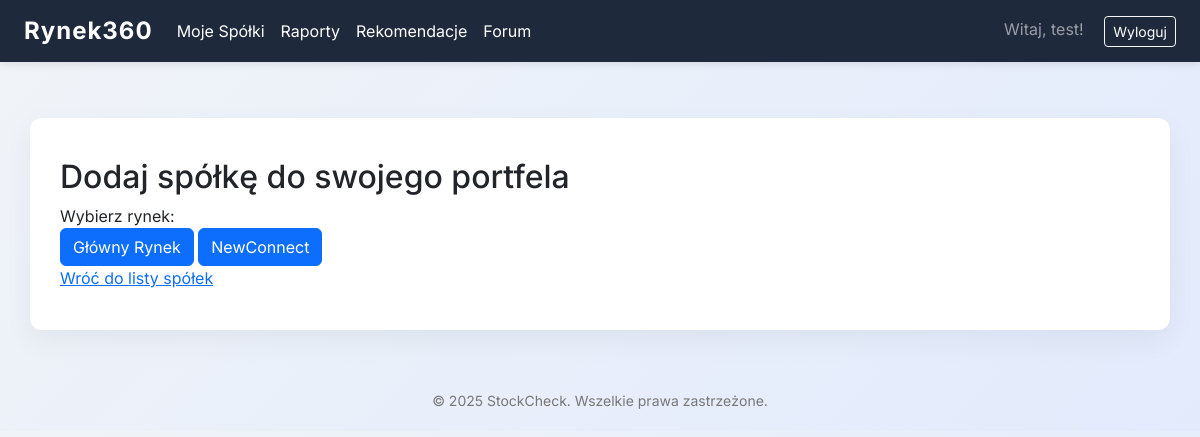
Screenshot of /add_company (signed in) with the database file from the repository.
### myproject/models.py (models this page shows, shortened)
class User(UserMixin, db.Model):
    __tablename__ = 'users'
    id = db.Column(db.Integer, primary_key=True)
    email = db.Column(db.String(64), unique=True, index=True)
    username = db.Column(db.String(64), unique=True, index=True)
    password_hash = db.Column(db.String(128))
    role = db.Column(db.String(20), default="user")  # "user" lub "admin"
    companies = db.relationship('UserCompany', backref='owner', lazy=True)

class Company(db.Model):
    id = db.Column(db.Integer, primary_key=True)
    ticker = db.Column(db.String(10), unique=True, nullable=False)
    name = db.Column(db.String(100), nullable=False)
    industry_id = db.Column(db.Integer, db.ForeignKey('industry.id'))
    market = db.Column(db.String(100), nullable=True)
    industry = db.relationship('Industry', backref=db.backref('companies', lazy=True))
    indices = db.relationship('Index', secondary=company_index, backref=db.backref('companies', lazy='dynamic'))

### app.py (the view)
@app.route('/add_company', methods=['GET', 'POST'])
@login_required
def add_company():
    from werkzeug.datastructures import MultiDict
    if request.method == 'POST' and 'submit' in request.form:
        form = AddCompanyForm(formdata=MultiDict(request.form))
        if form.validate_on_submit():
            company_id = form.company.data
            already_added = UserCompany.query.filter_by(user_id=current_user.id, company_id=company_id).first()
            if not already_added:
                user_company = UserCompany(user_id=current_user.id, company_id=company_id)
                db.session.add(user_company)
                db.session.commit()
            return redirect(url_for('list_companies'))
        return render_template('add_company.html', form=form)
    elif request.method == 'POST' and 'selected_market' in request.form:
        form = AddCompanyForm(formdata=MultiDict(request.form))
        form.company.data = None
        return render_template('add_company.html', form=form)
    else:
        form = AddCompanyForm()
        return render_template('add_company.html', form=form)

### app.py (called while the page is built)
@login_manager.user_loader
def load_user(user_id):
    return User.query.get(int(user_id))

### myproject/templates/add_company.html (shortened to what this page needs)
{% extends 'base.html' %}
{% block content %}
<h2>Dodaj spółkę do swojego portfela</h2>
<form method="post">
        <div>
            <label>Wybierz rynek:</label><br>
            {% for market in form.available_markets %}
                <button name="selected_market" value="{{ market }}" type="submit" class="btn btn-primary" {% if form.selected_market == market %}disabled{% endif %}>{{ market }}</button>
            {% endfor %}
        </div>
    </form>
<a href="/companies">Wróć do listy spółek</a>
{% endblock %}

### myproject/templates/base.html (shortened to what this page needs)
<!DOCTYPE html>
<html lang="pl">
<head>
    <link href="https://cdn.jsdelivr.net/npm/bootstrap@5.3.3/dist/css/bootstrap.min.css" rel="stylesheet">
    <link href="https://cdnjs.cloudflare.com/ajax/libs/font-awesome/6.0.0/css/all.min.css" rel="stylesheet">
</head>
<body>
    <nav class="navbar navbar-expand-lg fixed-top navbar-dark">
        <div class="container-fluid px-4">
            <a class="navbar-brand" href="{{ url_for('list_companies') if current_user.is_authenticated else url_for('index') }}">Rynek360</a>
            <div class="collapse navbar-collapse" id="navbarNav">
                <ul class="navbar-nav me-auto">
                    {% if current_user.is_authenticated %}
                        <li class="nav-item">
                            <a class="nav-link" href="{{ url_for('list_companies') }}">Moje Spółki</a>
                        </li>
                        <li class="nav-item">
                            <a class="nav-link" href="{{ url_for('all_reports') }}">Raporty</a>
                        </li>
                        <li class="nav-item">
                            <a class="nav-link" href="{{ url_for('all_recommendations') }}">Rekomendacje</a>
                        </li>
                        <li class="nav-item">
                            <a class="nav-link" href="{{ url_for('forum') }}">Forum</a>
                        </li>
                    {% endif %}
                </ul>
                <div class="ms-auto">
                    {% if current_user.is_authenticated %}
                        <span class="navbar-text me-3">Witaj, {{ current_user.username }}!</span>
                        <a class="btn btn-outline-light btn-sm" href="{{ url_for('logout') }}">Wyloguj</a>
                    {% else %}
                        <a class="btn btn-outline-light btn-sm me-2" href="{{ url_for('login') }}">Zaloguj</a>
                        <a class="btn btn-light btn-sm" href="{{ url_for('register') }}">Zarejestruj</a>
                    {% endif %}
                </div>
            </div>
        </div>
    </nav>
    <div class="container my-5">
        {% block content %}{% endblock %}
    </div>
    <footer>
        &copy; 2025 StockCheck. Wszelkie prawa zastrzeżone.
    </footer>
</body>
</html>

### myproject/templates/base.html (style rules this page uses)
body { font-family: 'Inter', sans-serif; background: linear-gradient(135deg, #f0f4f8, #e2eafc); margin: 0; padding-top: 70px; }
.navbar { background-color: #1e293b; box-shadow: 0 2px 8px rgba(0,0,0,0.1); }
.navbar-brand { font-weight: 700; font-size: 24px; letter-spacing: 1px; }
.navbar a { color: #ffffff !important; }
.container { background: #ffffff; padding: 40px 30px; border-radius: 12px; box-shadow: 0 10px 30px rgba(0,0,0,0.05); animation: fadeIn 0.7s ease; }
footer { margin-top: 60px; text-align: center; color: #777; font-size: 14px; padding-bottom: 20px; }

### rows the page displays
User: username "test"
Company: market "Główny Rynek"
Company: market "NewConnect"
